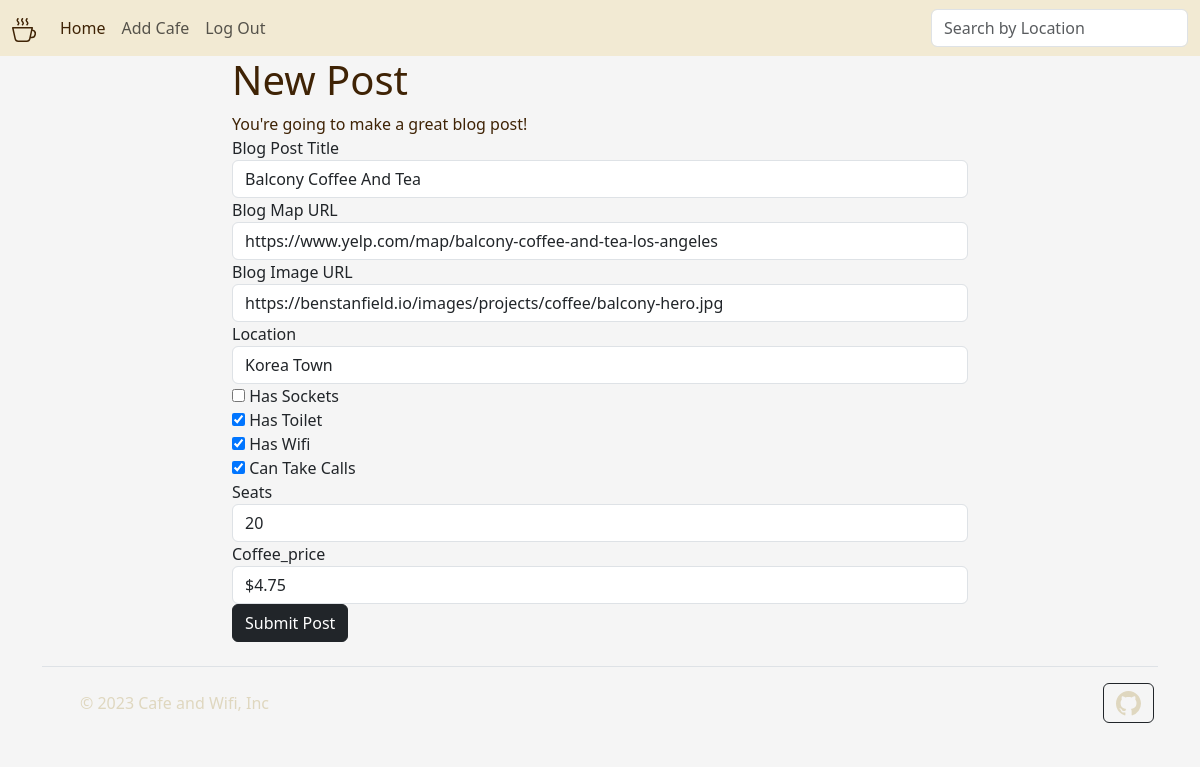
/edit-post/3 (signed in), run on the app's committed database.
### main.py (models this page shows)
class Cafe(db.Model):
    __tablename__ = "cafes"
    id = db.Column(db.Integer, primary_key=True)
    name = db.Column(db.String(250), unique=True, nullable=False)
    map_url = db.Column(db.String(500), nullable=False)
    img_url = db.Column(db.String(500), nullable=False)
    location = db.Column(db.String(250), nullable=False)
    seats = db.Column(db.String(250), nullable=False)
    has_toilet = db.Column(db.Boolean, nullable=False)
    has_wifi = db.Column(db.Boolean, nullable=False)
    has_sockets = db.Column(db.Boolean, nullable=False)
    can_take_calls = db.Column(db.Boolean, nullable=False)
    coffee_price = db.Column(db.String(250), nullable=True)

### main.py (the view, shortened to what this page needs)
@app.route("/edit-post/<int:post_id>", methods=["GET", "POST"])
def edit_post(post_id):
    post = Cafe.query.get(post_id)
    edit_form = CreatePostForm(
        name=post.name,
        map_url=post.map_url,
        img_url=post.img_url,
        location=post.location,
        has_sockets=post.has_sockets,
        has_toilet=post.has_toilet,
        has_wifi=post.has_wifi,
        can_take_calls=post.can_take_calls,
        seats=post.seats,
        coffee_price=post.coffee_price,
    )
    return render_template("add_cafe.html", form=edit_form)

### forms.py
class CreatePostForm(FlaskForm):
    name = StringField("Blog Post Title", validators=[DataRequired()])
    map_url = StringField("Blog Map URL", validators=[DataRequired(), URL()])
    img_url = StringField("Blog Image URL", validators=[DataRequired(), URL()])
    location = StringField("Location", validators=[DataRequired()])
    has_sockets = BooleanField("Has Sockets")
    has_toilet = BooleanField("Has Toilet")
    has_wifi = BooleanField("Has Wifi")
    can_take_calls = BooleanField("Can Take Calls")
    seats = StringField("Seats", validators=[DataRequired()])
    coffee_price = StringField("Coffee_price", validators=[DataRequired()])
    submit = SubmitField("Submit Post")

### main.py (called while the page is built)
@login_manager.user_loader
def load_user(user_id):
    return User.query.get(int(user_id))

### templates/add_cafe.html (shortened to what this page needs)
{% import "bootstrap/wtf.html" as wtf %}
{% block content %}
{% include "header.html" %}
  <header class="masthead" style="background-image: url('{{ url_for('static', filename='img/edit-bg.jpg')}}')">
    <div class="container">
      <div class="row">
        <div class="col-lg-8 col-md-10 mx-auto">
          <div class="page-heading">
            {% if is_edit: %}
            <h1 style="color:#3F2305;">Edit Post</h1>
            {% else: %}
            <h1 style="color:#3F2305;">New Post</h1>
            {% endif %}
            <span class="subheading" style="color:#3F2305;">You're going to make a great blog post!</span>
          </div>
        </div>
      </div>
    </div>
  </header>
  <div class="container">
    <div class="row">
      <div class="col-lg-8 col-md-10 mx-auto">
        {{ wtf.quick_form(form, novalidate=True, button_map={"submit": "dark"}) }}
      </div>
    </div>
  </div>
{% include "footer.html" %}
{% endblock %}

### data on the page
Cafe: name "Balcony Coffee And Tea", map_url "https://www.yelp.com/map/balcony-coffee-and-tea-los-angeles", img_url "https://benstanfield.io/images/projects/coffee/balcony-hero.jpg", location "Korea Town", has_toilet "☑", has_wifi "☑", can_take_calls "☑", seats "20", coffee_price "$4.75"
